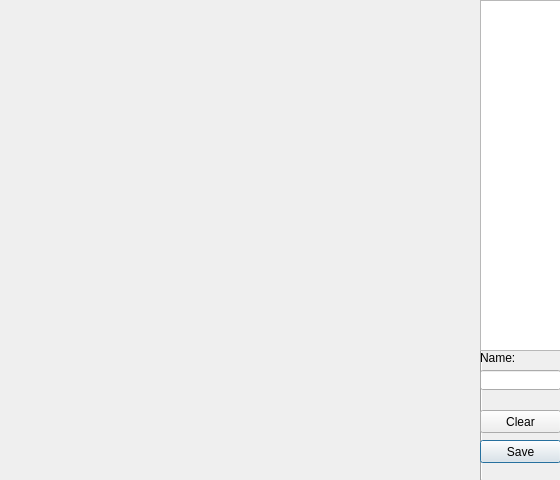
<?xml version="1.0" encoding="UTF-8"?>
<ui version="4.0">
 <class>Editor</class>
 <widget class="QDialog" name="Editor">
  <property name="geometry">
   <rect>
    <x>0</x>
    <y>0</y>
    <width>560</width>
    <height>480</height>
   </rect>
  </property>
  <property name="windowTitle">
   <string>Dialog</string>
  </property>
  <widget class="Line" name="line">
   <property name="geometry">
    <rect>
     <x>480</x>
     <y>0</y>
     <width>3</width>
     <height>480</height>
    </rect>
   </property>
   <property name="orientation">
    <enum>Qt::Vertical</enum>
   </property>
  </widget>
  <widget class="QPushButton" name="Save">
   <property name="geometry">
    <rect>
     <x>480</x>
     <y>440</y>
     <width>81</width>
     <height>23</height>
    </rect>
   </property>
   <property name="text">
    <string>Save</string>
   </property>
  </widget>
  <widget class="QLineEdit" name="name">
   <property name="geometry">
    <rect>
     <x>480</x>
     <y>370</y>
     <width>81</width>
     <height>20</height>
    </rect>
   </property>
  </widget>
  <widget class="QLabel" name="label_3">
   <property name="geometry">
    <rect>
     <x>480</x>
     <y>351</y>
     <width>47</width>
     <height>13</height>
    </rect>
   </property>
   <property name="text">
    <string>Name:</string>
   </property>
  </widget>
  <widget class="QListWidget" name="listWidget">
   <property name="geometry">
    <rect>
     <x>480</x>
     <y>0</y>
     <width>81</width>
     <height>351</height>
    </rect>
   </property>
  </widget>
  <widget class="QPushButton" name="clear">
   <property name="geometry">
    <rect>
     <x>480</x>
     <y>410</y>
     <width>81</width>
     <height>23</height>
    </rect>
   </property>
   <property name="text">
    <string>Clear</string>
   </property>
  </widget>
 </widget>
 <resources/>
 <connections/>
</ui>
